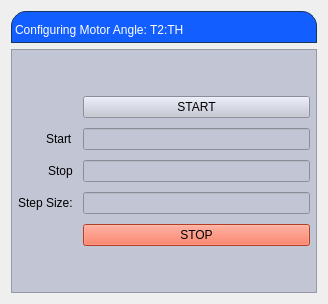
<?xml version="1.0" encoding="UTF-8"?>
<ui version="4.0">
 <class>Form</class>
 <widget class="QWidget" name="Form">
  <property name="geometry">
   <rect>
    <x>0</x>
    <y>0</y>
    <width>328</width>
    <height>304</height>
   </rect>
  </property>
  <property name="windowTitle">
   <string>Form</string>
  </property>
  <layout class="QVBoxLayout" name="verticalLayout_2">
   <item>
    <layout class="QVBoxLayout" name="verticalLayout">
     <item>
      <widget class="QLabel" name="label">
       <property name="styleSheet">
        <string notr="true">
background-color: rgb(19, 94, 255);
qproperty-alignment: AlignCenter;
border: 1px solid #FF17365D;
border-top-left-radius: 15px;
border-top-right-radius: 15px;
padding: 5 px 0 px;
color: rgb(255,255,255);
max-height: 25 px;
font-size: 14 px;
</string>
       </property>
       <property name="text">
        <string>Configuring Motor Angle: T2:TH</string>
       </property>
      </widget>
     </item>
     <item>
      <widget class="QFrame" name="frame">
       <property name="styleSheet">
        <string notr="true">background-color: rgb(194, 197, 211);</string>
       </property>
       <property name="frameShape">
        <enum>QFrame::StyledPanel</enum>
       </property>
       <property name="frameShadow">
        <enum>QFrame::Raised</enum>
       </property>
       <layout class="QVBoxLayout" name="verticalLayout_3" stretch="0">
        <property name="leftMargin">
         <number>0</number>
        </property>
        <property name="topMargin">
         <number>0</number>
        </property>
        <property name="rightMargin">
         <number>0</number>
        </property>
        <property name="bottomMargin">
         <number>0</number>
        </property>
        <item>
         <layout class="QFormLayout" name="formLayout">
          <property name="labelAlignment">
           <set>Qt::AlignRight|Qt::AlignTrailing|Qt::AlignVCenter</set>
          </property>
          <property name="formAlignment">
           <set>Qt::AlignLeading|Qt::AlignLeft|Qt::AlignVCenter</set>
          </property>
          <property name="horizontalSpacing">
           <number>10</number>
          </property>
          <property name="verticalSpacing">
           <number>10</number>
          </property>
          <property name="leftMargin">
           <number>6</number>
          </property>
          <property name="topMargin">
           <number>6</number>
          </property>
          <property name="rightMargin">
           <number>6</number>
          </property>
          <property name="bottomMargin">
           <number>6</number>
          </property>
          <item row="1" column="0">
           <widget class="QLabel" name="label_2">
            <property name="text">
             <string>Start</string>
            </property>
           </widget>
          </item>
          <item row="1" column="1">
           <widget class="PyDMLineEdit" name="PyDMLineEdit">
            <property name="toolTip">
             <string/>
            </property>
            <property name="precision" stdset="0">
             <number>0</number>
            </property>
            <property name="showUnits" stdset="0">
             <bool>false</bool>
            </property>
            <property name="precisionFromPV" stdset="0">
             <bool>true</bool>
            </property>
            <property name="alarmSensitiveContent" stdset="0">
             <bool>false</bool>
            </property>
            <property name="alarmSensitiveBorder" stdset="0">
             <bool>true</bool>
            </property>
            <property name="PyDMToolTip" stdset="0">
             <string/>
            </property>
            <property name="monitorDisp" stdset="0">
             <bool>false</bool>
            </property>
            <property name="channel" stdset="0">
             <string/>
            </property>
            <property name="displayFormat" stdset="0">
             <enum>PyDMLineEdit::String</enum>
            </property>
           </widget>
          </item>
          <item row="2" column="0">
           <widget class="QLabel" name="label_3">
            <property name="text">
             <string>Stop</string>
            </property>
           </widget>
          </item>
          <item row="2" column="1">
           <widget class="PyDMLineEdit" name="PyDMLineEdit_2">
            <property name="toolTip">
             <string/>
            </property>
            <property name="styleSheet">
             <string notr="true">color: rgb(36, 36, 36);</string>
            </property>
            <property name="precision" stdset="0">
             <number>7</number>
            </property>
            <property name="showUnits" stdset="0">
             <bool>false</bool>
            </property>
            <property name="precisionFromPV" stdset="0">
             <bool>true</bool>
            </property>
            <property name="alarmSensitiveContent" stdset="0">
             <bool>false</bool>
            </property>
            <property name="alarmSensitiveBorder" stdset="0">
             <bool>true</bool>
            </property>
            <property name="PyDMToolTip" stdset="0">
             <string/>
            </property>
            <property name="monitorDisp" stdset="0">
             <bool>false</bool>
            </property>
            <property name="channel" stdset="0">
             <string>ca://XCS:SND:T2:TH.VAL</string>
            </property>
           </widget>
          </item>
          <item row="3" column="0">
           <widget class="QLabel" name="label_4">
            <property name="text">
             <string>Step Size:</string>
            </property>
           </widget>
          </item>
          <item row="3" column="1">
           <widget class="PyDMLineEdit" name="PyDMLineEdit_3">
            <property name="toolTip">
             <string/>
            </property>
            <property name="styleSheet">
             <string notr="true">color: rgb(15, 15, 15);</string>
            </property>
            <property name="precision" stdset="0">
             <number>7</number>
            </property>
            <property name="showUnits" stdset="0">
             <bool>true</bool>
            </property>
            <property name="precisionFromPV" stdset="0">
             <bool>true</bool>
            </property>
            <property name="alarmSensitiveContent" stdset="0">
             <bool>false</bool>
            </property>
            <property name="alarmSensitiveBorder" stdset="0">
             <bool>true</bool>
            </property>
            <property name="PyDMToolTip" stdset="0">
             <string/>
            </property>
            <property name="monitorDisp" stdset="0">
             <bool>false</bool>
            </property>
            <property name="channel" stdset="0">
             <string>ca://XCS:SND:T2:TH.TWV</string>
            </property>
           </widget>
          </item>
          <item row="4" column="1">
           <widget class="PyDMPushButton" name="PyDMPushButton">
            <property name="toolTip">
             <string/>
            </property>
            <property name="styleSheet">
             <string notr="true">background-color: rgb(255, 86, 52);</string>
            </property>
            <property name="text">
             <string>STOP</string>
            </property>
           </widget>
          </item>
          <item row="0" column="1">
           <widget class="PyDMPushButton" name="PyDMPushButton_2">
            <property name="toolTip">
             <string/>
            </property>
            <property name="text">
             <string>START</string>
            </property>
           </widget>
          </item>
         </layout>
        </item>
       </layout>
      </widget>
     </item>
    </layout>
   </item>
  </layout>
 </widget>
 <customwidgets>
  <customwidget>
   <class>PyDMLineEdit</class>
   <extends>QLineEdit</extends>
   <header>pydm.widgets.line_edit</header>
  </customwidget>
  <customwidget>
   <class>PyDMPushButton</class>
   <extends>QPushButton</extends>
   <header>pydm.widgets.pushbutton</header>
  </customwidget>
 </customwidgets>
 <resources/>
 <connections/>
</ui>
